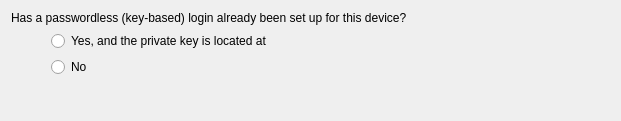
<?xml version="1.0" encoding="UTF-8"?>
<ui version="4.0">
 <class>Madde::Internal::MaemoDeviceConfigWizardCheckPreviousKeySetupPage</class>
 <widget class="QWizardPage" name="Madde::Internal::MaemoDeviceConfigWizardCheckPreviousKeySetupPage">
  <property name="geometry">
   <rect>
    <x>0</x>
    <y>0</y>
    <width>621</width>
    <height>121</height>
   </rect>
  </property>
  <property name="windowTitle">
   <string>WizardPage</string>
  </property>
  <layout class="QVBoxLayout" name="verticalLayout_2">
   <item>
    <widget class="QLabel" name="questionLabel">
     <property name="text">
      <string>Has a passwordless (key-based) login already been set up for this device?</string>
     </property>
     <property name="wordWrap">
      <bool>true</bool>
     </property>
    </widget>
   </item>
   <item>
    <layout class="QHBoxLayout" name="horizontalLayout_2">
     <item>
      <spacer name="horizontalSpacer">
       <property name="orientation">
        <enum>Qt::Horizontal</enum>
       </property>
       <property name="sizeType">
        <enum>QSizePolicy::Fixed</enum>
       </property>
       <property name="sizeHint" stdset="0">
        <size>
         <width>40</width>
         <height>20</height>
        </size>
       </property>
      </spacer>
     </item>
     <item>
      <layout class="QVBoxLayout" name="verticalLayout">
       <item>
        <layout class="QHBoxLayout" name="horizontalLayout">
         <item>
          <widget class="QRadioButton" name="keyWasSetUpButton">
           <property name="text">
            <string>Yes, and the private key is located at</string>
           </property>
          </widget>
         </item>
         <item>
          <widget class="Utils::PathChooser" name="privateKeyFilePathChooser" native="true"/>
         </item>
        </layout>
       </item>
       <item>
        <widget class="QRadioButton" name="keyWasNotSetUpButton">
         <property name="text">
          <string>No</string>
         </property>
        </widget>
       </item>
      </layout>
     </item>
    </layout>
   </item>
   <item>
    <spacer name="verticalSpacer">
     <property name="orientation">
      <enum>Qt::Vertical</enum>
     </property>
     <property name="sizeHint" stdset="0">
      <size>
       <width>20</width>
       <height>44</height>
      </size>
     </property>
    </spacer>
   </item>
  </layout>
 </widget>
 <customwidgets>
  <customwidget>
   <class>Utils::PathChooser</class>
   <extends>QWidget</extends>
   <header location="global">utils/pathchooser.h</header>
   <container>1</container>
   <slots>
    <signal>editingFinished()</signal>
    <signal>browsingFinished()</signal>
   </slots>
  </customwidget>
 </customwidgets>
 <resources/>
 <connections/>
</ui>
